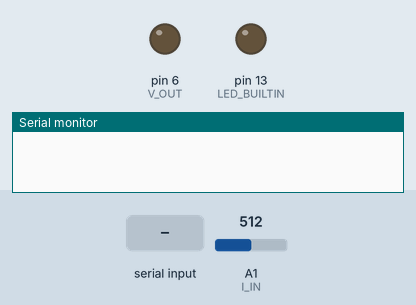
The sketch below on a simulated Arduino Uno, built with avr-gcc and run on an emulated ATmega328P. Parts: output pins drawn as LEDs (lit = HIGH), the last lines printed to the serial monitor. The inputs (shaded band) are chosen by the test bench; at power-on: A1 (I_IN) = 512.

Above: at 1.2 s.
1.3 s: "c\n" received over Serial
At 4.2 s:
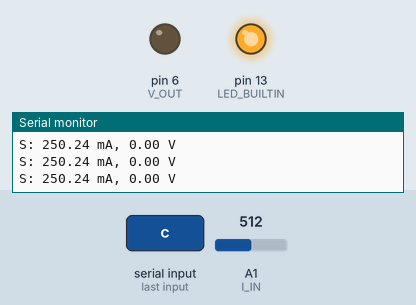
4.3 s: A1 (I_IN) set to 213
7.3 s: A1 (I_IN) set to 197
8.8 s: "f\n" received over Serial
At 9.4 s:
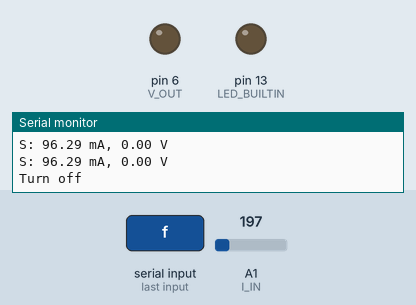
10.3 s: "v\n" received over Serial
At 10.8 s:
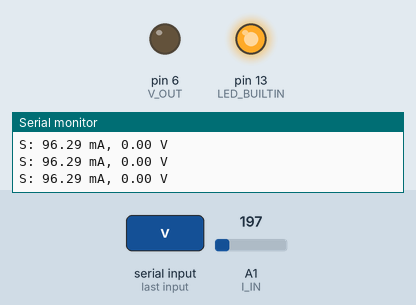
Timing chart, 0 to 12.8 s (numbered marks = the images above; inputs shaded):
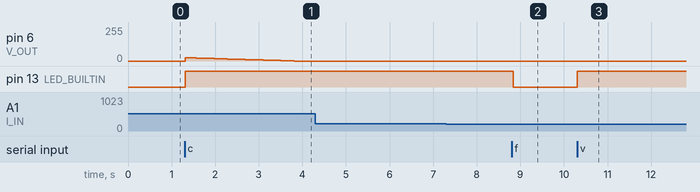

Measured:
- after the input at 1.3 s, pin 13 (LED_BUILTIN): LOW → HIGH at once
- after the input at 8.8 s, pin 13 (LED_BUILTIN): HIGH → LOW at once
- after the input at 10.3 s, pin 13 (LED_BUILTIN): LOW → HIGH at once

The sketch:

Electroplating_Serial.ino
```cpp
// Pin for PWM voltage output
#define V_OUT 6
// Pin for current sensor input
#define I_IN A1

// the step size for adjusting the output voltage (V) in current mode
float intervalSize = 0.01;
// the output voltage (V)
float outputVoltage = 0.5;
// the argument value from the serial command
float argumentValue = 0;
// the target current (mA) in current mode
float targetCurrent = 10;
// the target voltage (V) in voltage mode
float targetVoltage = 0.5;

// the status of the system
bool active = false;
// the mode of the system
bool currentMode = false;

String command;

void setup()
{
	Serial.begin(9600);
	pinMode(V_OUT, OUTPUT);
	pinMode(LED_BUILTIN, OUTPUT);
}

void loop()
{
	// save serial command
	command = "";
	while (Serial.available())
	{
		delay(3);
		if (Serial.available() > 0)
		{
			char c = Serial.read();
			if (c == '\n')
			{
				break;
			}
			else if (c != ' ')
			{
				command += c;
			}
			else // if it is space, we parse the next float
			{
				argumentValue = Serial.parseFloat();
			}
		}
	}

	// parse command
	if (command == "c")
	{
		// Hold Current Mode
		active = true;
		currentMode = true;
		targetCurrent = argumentValue;
		Serial.print("Hold Current, target = ");
		Serial.print(targetCurrent);
		Serial.println(" mA");
	}
	else if (command == "v")
	{
		// Constant Voltage Mode
		active = true;
		currentMode = false;
		outputVoltage = argumentValue;
		Serial.print("Hold Voltage, target = ");
		Serial.print(outputVoltage);
		Serial.println(" V");
	}
	else if (command == "r")
	{
		// Reset Output Voltage
		outputVoltage = 0.5;
		Serial.println("Reset");
	}
	else if (command == "f")
	{
		// Turn off Output
		active = false;
		Serial.println("Turn off");
		analogWrite(V_OUT, 0);
	}

	// Update status LED
	digitalWrite(LED_BUILTIN, active);

	// skip the loop if not active
	if (!active)
	{
		return;
	}

	// output
	int output = ( outputVoltage / 5 ) * 255;
	analogWrite(V_OUT, output);
	//give it some time for the system to react
	delay(50);

	// read current value
	int sensorValue = analogRead(I_IN);
	float current = 1000 * ( sensorValue / 1023.0 ) * 0.5;

	// adjust the voltage to hold current in current mode
	if (currentMode)
	{
		// adjust the output voltage base on the current
		if (current < targetCurrent)
		{
			outputVoltage += intervalSize;
		}
		else if (current > targetCurrent)
		{
			outputVoltage -= intervalSize;
		}
		// limit the output voltage to between 0 and 5V
		outputVoltage = constrain(outputVoltage, 0, 5);
	}

	Serial.print("S: ");
	Serial.print(current);
	Serial.print(" mA, ");
	Serial.print(outputVoltage);
	Serial.println(" V");
}
```
